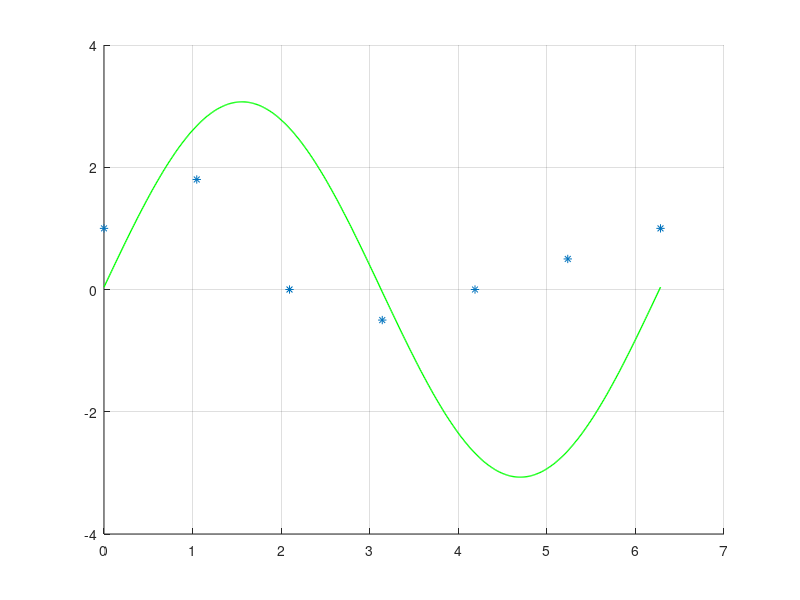

Write the MATLAB code that produced this figure.
y_values = [1,1.8,0,-0.5,0,0.5,1];%initial data
x_values = (0: pi/300: 2*pi);
x_actual = (0: pi/3: 2*pi);

y_matrix = zeros(2, 1);%creating empty matrix
x_matrix = zeros(2, 2);

for i = 1:length(y_values)%calculating y matrix
    y_matrix(1) = y_matrix(1) + y_values(i)*sin(x_values(i));
    y_matrix(2) = y_matrix(2) + y_values(i)*cos(x_values(i));
end
    
for i = 1:length(x_values)%calculating x matrix
    x_matrix(1) = x_matrix(1) + sin(x_values(i))^2;
    x_matrix(2) = x_matrix(2) + sin(x_values(i))*cos(x_values(i));
    x_matrix(4) = x_matrix(4) + cos(x_values(i))^2;
end

x_matrix(3) = x_matrix(2); 
coefficients_matrix =x_matrix\y_matrix;%calculating coefficients
result = sin(coefficients_matrix(1)*sin(x_values + coefficients_matrix(2))) * 10^4;

hold on;%graphics
plot(x_actual, y_values, '*');
plot(x_values, result, 'g', 'linewidth', 1);
grid on; 
